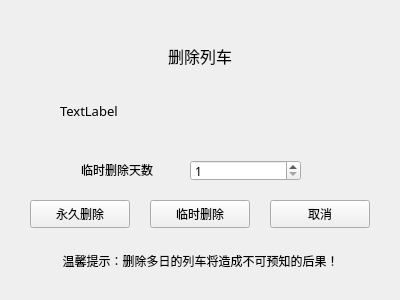
<?xml version="1.0" encoding="UTF-8"?>
<ui version="4.0">
 <class>deleteWindow</class>
 <widget class="QWidget" name="deleteWindow">
  <property name="geometry">
   <rect>
    <x>0</x>
    <y>0</y>
    <width>400</width>
    <height>300</height>
   </rect>
  </property>
  <property name="font">
   <font>
    <family>微软雅黑</family>
   </font>
  </property>
  <property name="windowTitle">
   <string>12306++铁路票务系统</string>
  </property>
  <widget class="QLabel" name="label_2">
   <property name="geometry">
    <rect>
     <x>100</x>
     <y>40</y>
     <width>200</width>
     <height>31</height>
    </rect>
   </property>
   <property name="font">
    <font>
     <pointsize>12</pointsize>
    </font>
   </property>
   <property name="text">
    <string>删除列车</string>
   </property>
   <property name="alignment">
    <set>Qt::AlignCenter</set>
   </property>
  </widget>
  <widget class="QLabel" name="msg">
   <property name="geometry">
    <rect>
     <x>60</x>
     <y>80</y>
     <width>271</width>
     <height>61</height>
    </rect>
   </property>
   <property name="font">
    <font>
     <pointsize>10</pointsize>
    </font>
   </property>
   <property name="text">
    <string>TextLabel</string>
   </property>
   <property name="wordWrap">
    <bool>true</bool>
   </property>
  </widget>
  <widget class="QPushButton" name="bDeletePer">
   <property name="geometry">
    <rect>
     <x>30</x>
     <y>200</y>
     <width>100</width>
     <height>28</height>
    </rect>
   </property>
   <property name="text">
    <string>永久删除</string>
   </property>
  </widget>
  <widget class="QPushButton" name="bDeleteTem">
   <property name="geometry">
    <rect>
     <x>150</x>
     <y>200</y>
     <width>100</width>
     <height>28</height>
    </rect>
   </property>
   <property name="text">
    <string>临时删除</string>
   </property>
  </widget>
  <widget class="QPushButton" name="bCancel">
   <property name="geometry">
    <rect>
     <x>270</x>
     <y>200</y>
     <width>100</width>
     <height>28</height>
    </rect>
   </property>
   <property name="text">
    <string>取消</string>
   </property>
  </widget>
  <widget class="QLabel" name="label">
   <property name="geometry">
    <rect>
     <x>20</x>
     <y>240</y>
     <width>361</width>
     <height>41</height>
    </rect>
   </property>
   <property name="text">
    <string>温馨提示：删除多日的列车将造成不可预知的后果！</string>
   </property>
   <property name="scaledContents">
    <bool>false</bool>
   </property>
   <property name="alignment">
    <set>Qt::AlignCenter</set>
   </property>
   <property name="wordWrap">
    <bool>true</bool>
   </property>
  </widget>
  <widget class="QSpinBox" name="sDaysCnt">
   <property name="enabled">
    <bool>true</bool>
   </property>
   <property name="geometry">
    <rect>
     <x>190</x>
     <y>160</y>
     <width>111</width>
     <height>21</height>
    </rect>
   </property>
   <property name="minimum">
    <number>1</number>
   </property>
   <property name="maximum">
    <number>10</number>
   </property>
   <property name="value">
    <number>1</number>
   </property>
  </widget>
  <widget class="QLabel" name="label_8">
   <property name="geometry">
    <rect>
     <x>81</x>
     <y>160</y>
     <width>101</width>
     <height>20</height>
    </rect>
   </property>
   <property name="text">
    <string>临时删除天数</string>
   </property>
  </widget>
 </widget>
 <resources/>
 <connections/>
</ui>
